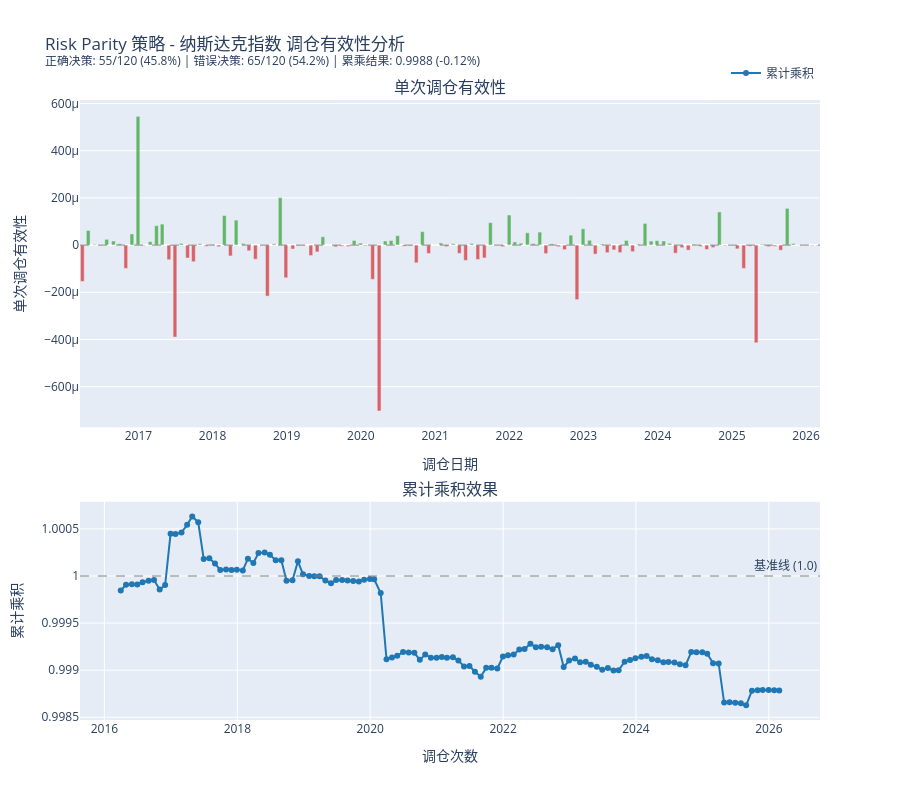

Here is the notebook cell this chart was saved with:
### Code cell
print(rp_result.weights.columns)
rp_viz.plot_rebalancing_effectiveness(
    price_df,
    asset_name='纳斯达克指数',           # 指定资产
)
